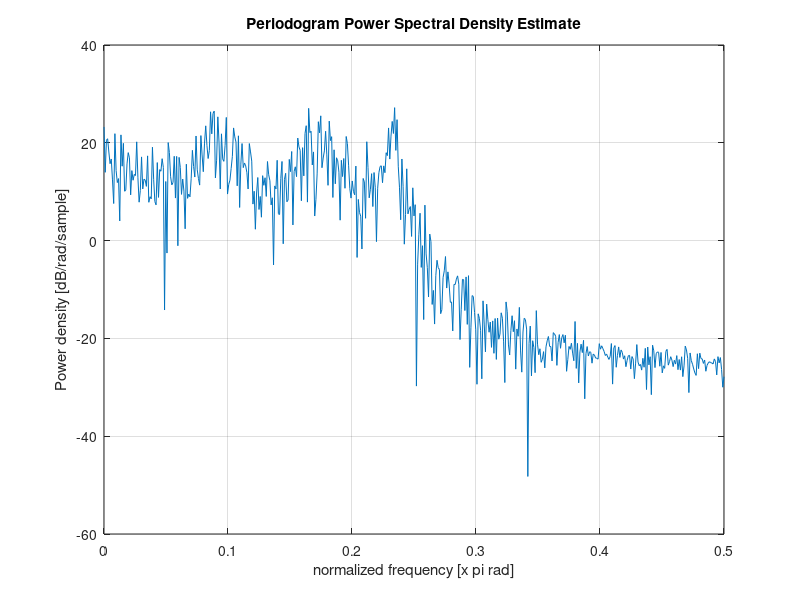
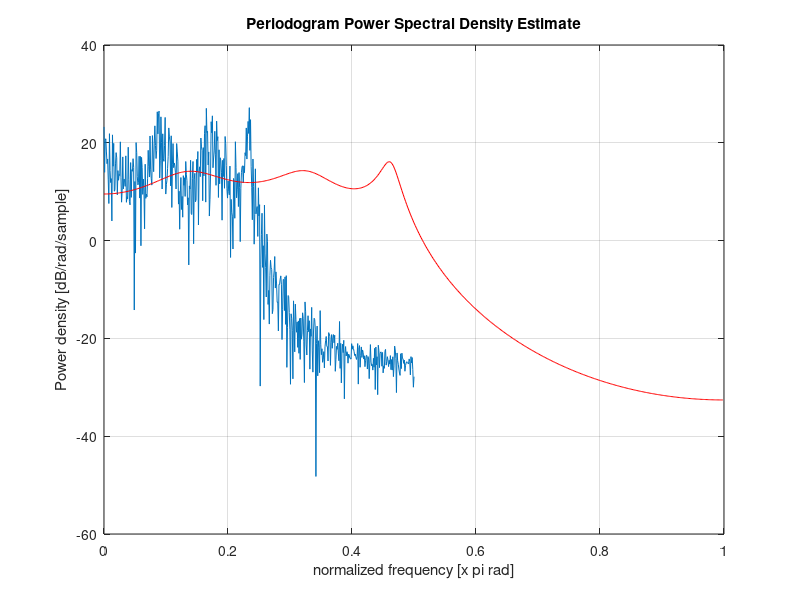

MATLAB code for these plots, in order: (Note: this script raises an error after producing the figures.)
%% create ar process

% TODO: how to use reflection coefficients to make preds??
% after getting this to work with synthetic data, find real world data set
modelOrder = 7;

%This just generates our AR signal on our behalf
b = fir1(1024, .5);
[d,p0] = lpc(b,modelOrder);

rng(123)
x = filter(1,d,randn(1000,1));

figure()
periodogram(x)

[r,lg] = xcorr(x,'biased');



%% yuelwalkerfunc



% uses levinson durbin recursion to compute params
% aryule estimates the auto corelation funtio of x
[a1,e1,k1] = aryule(x,modelOrder); 
[h1,w1] = freqz(sqrt(e1),a1); 

figure()
periodogram(x)
hold on
hp = plot(w1/pi,20*log10(2*abs(h1)/(2*pi)),'r'); %scale to onesied pds
hp.LineWidth = 2;
xlabel('Normalized frequency (\times \pi rad/sample)')
ylabel('One-sided PSD (dB/rad/sample)')
legend('PSD estimate of x','PSD of model output')



%% levisonAlgo


%% schutr

% The input here is r the auto correlation sequence
[k3,e3] = schurrc(r);
a3 = rc2poly(k3);



% plot(w1/pi,20*log10(abs(H1)))
% xlabel("Normalized Frequency(\times \pi rad/sample")
% ylabel("Magnitude [dB]")
% title("Frequency response of AR process")
